Frame 1 (no input): blank canvas, image omitted
Frame 60 (no input): blank canvas, image omitted
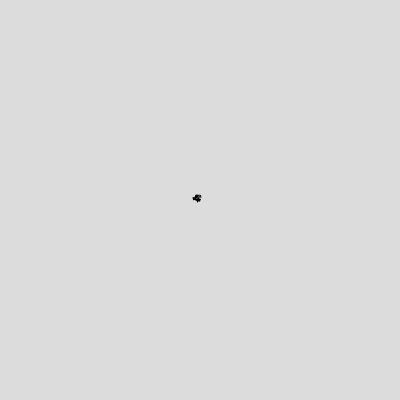
Frame 120 (the mouse pressed at the canvas centre since frame 60)

The p5.js sketch whose frames 1 and 60 were blank and that drew this single picture after the mouse press (run headless with seeded random() and noise() and a simulated clock; from frame 60 on, the mouse is pressed at the canvas centre):

// p5.js sketch
// ── sketch.js
// exersice 3
// goal: Create a random walker with dynamic probabilities. For example,
// can you give it a 50 percent chance of moving in the direction of the mouse?
// date: 2026-10-12

let walker;

function setup() {
  createCanvas(400, 400);
  background(220);
  walker = new Walker();
}

function draw() {
  walker.step();
  walker.show();
}

class Walker {
  constructor() {
    this.x = width / 2;
    this.y = height / 2;
  }

  step() {
    let xStep = random(-1, 1);
    let yStep = random(-1, 1);
    let veerToMouse = random(1);

    if (veerToMouse >= 0.8) {
      if (this.x >= mouseX) {
        this.x -= 0.5;
      } else this.x += 0.5;

      if (this.y >= mouseY) {
        this.y -= 0.5;
      } else this.y += 0.5;
    } else {
      this.x += xStep;
      this.y += yStep;
    }
  }

  show() {
    stroke(0);
    point(this.x, this.y);
  }
}
